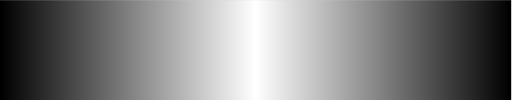
Frame 1 (no input)
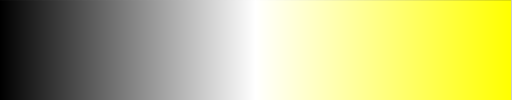
Frame 2 (the mouse pressed at the canvas centre, redrawn once)

The Processing sketch that drew these frames (run headless with seeded random() and noise(); the mouse was pressed at the canvas centre and the sketch redrawn once):

// Processing sketch: Lab_05b_Gradient
// ── Lab_05b_Gradient.pde
int a = 255;

void setup(){
  size(512, 100);
}

void draw(){
   for(int i = 0; i < 256; i += 1){
     stroke(i);
     line(i, 0, i, height);
     stroke(a);
     line(255 + i, 0, 255 + i, height);     
     print(255 + i);
     println(i);
     a -= 1;
   }
  noLoop();
}
